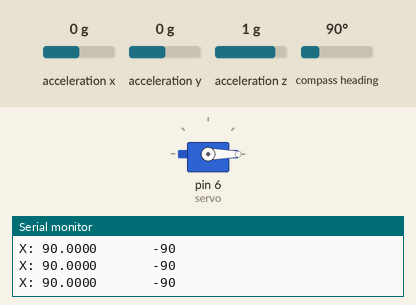
Simulated run of this sketch. Board: Arduino Uno, built with avr-gcc and run on an emulated ATmega328P. Parts: servo, the last lines printed to the serial monitor. Inputs (shaded band) come from the test bench; at power-on: compass heading 90°, acceleration x 0 g, acceleration y 0 g, acceleration z 1 g.

Above: at 2.2 s.
2.3 s: compass heading set to 7°
At 3.4 s:
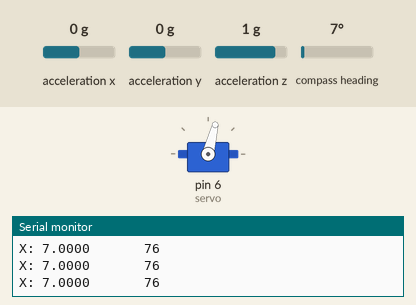
3.8 s: compass heading set to 269°
At 4.6 s:
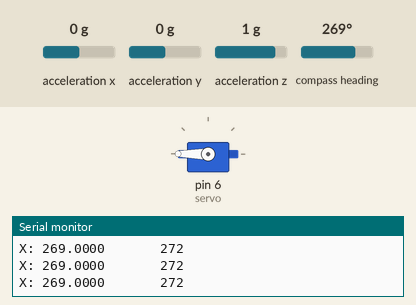
5.3 s: compass heading set to 352°
At 6.1 s:
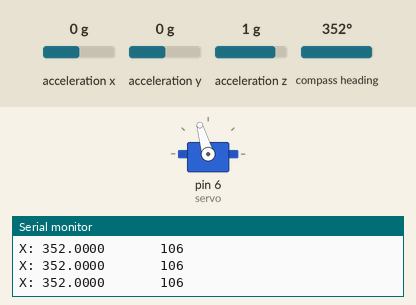
6.8 s: compass heading set to 90°
At 7.5 s:
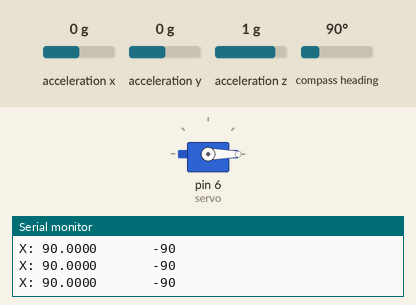
8.4 s: compass heading set to 177°
9.9 s: compass heading set to 184°
At 10.4 s:
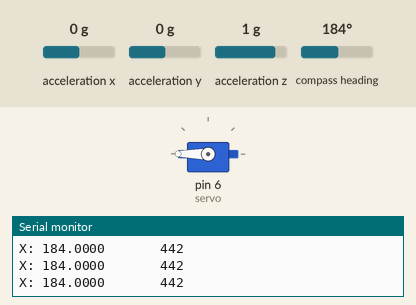
Timing chart, 0 to 12.4 s (numbered marks = the images above; inputs shaded):
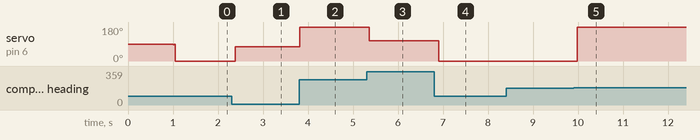

The sketch:

BNO_055.ino
```cpp
#include <Wire.h>
#include <Adafruit_Sensor.h>
#include <Adafruit_BNO055.h>
#include <utility/imumaths.h>
#include <Servo.h>

Servo servo;
/* This driver uses the Adafruit unified sensor library (Adafruit_Sensor),
   which provides a common 'type' for sensor data and some helper functions.

   To use this driver you will also need to download the Adafruit_Sensor
   library and include it in your libraries folder.

   You should also assign a unique ID to this sensor for use with
   the Adafruit Sensor API so that you can identify this particular
   sensor in any data logs, etc.  To assign a unique ID, simply
   provide an appropriate value in the constructor below (12345
   is used by default in this example).

   Connections
   ===========
   Connect SCL to analog 5
   Connect SDA to analog 4
   Connect VDD to 3-5V DC
   Connect GROUND to common ground

   History
   =======
   2015/MAR/03  - First release (KTOWN)
   2015/AUG/27  - Added calibration and system status helpers
*/

/* Set the delay between fresh samples */
#define delay_frec_muestreo (100)

Adafruit_BNO055 bno = Adafruit_BNO055(55);

int pos_servo(int angle)
{
  int pos=90;
  if (angle > 180 && angle < 360)
  {
    pos -= (angle - 360) * 2; /////DERECHA
    servo.write(pos);
  }
  else
  {
    pos -= (angle) * 2; ////IZQUIERDA
    servo.write(pos);
  }
  Serial.println(pos);
}
/**************************************************************************/
/*
    Displays some basic information on this sensor from the unified
    sensor API sensor_t type (see Adafruit_Sensor for more information)
*/
/**************************************************************************/
void displaySensorDetails(void)
{
  sensor_t sensor;
  bno.getSensor(&sensor);
  Serial.println("------------------------------------");
  Serial.print  ("Sensor:       "); Serial.println(sensor.name);
  Serial.print  ("Driver Ver:   "); Serial.println(sensor.version);
  Serial.print  ("Unique ID:    "); Serial.println(sensor.sensor_id);
  Serial.print  ("Max Value:    "); Serial.print(sensor.max_value); Serial.println(" xxx");
  Serial.print  ("Min Value:    "); Serial.print(sensor.min_value); Serial.println(" xxx");
  Serial.print  ("Resolution:   "); Serial.print(sensor.resolution); Serial.println(" xxx");
  Serial.println("------------------------------------");
  Serial.println("");
  delay(500);
}

/**************************************************************************/
/*
    Display some basic info about the sensor status
*/
/**************************************************************************/
void displaySensorStatus(void)
{
  /* Get the system status values (mostly for debugging purposes) */
  uint8_t system_status, self_test_results, system_error;
  system_status = self_test_results = system_error = 0;
  bno.getSystemStatus(&system_status, &self_test_results, &system_error);

  /* Display the results in the Serial Monitor */
  Serial.println("");
  Serial.print("System Status: 0x");
  Serial.println(system_status, HEX);
  Serial.print("Self Test:     0x");
  Serial.println(self_test_results, HEX);
  Serial.print("System Error:  0x");
  Serial.println(system_error, HEX);
  Serial.println("");
  delay(500);
}

/**************************************************************************/
/*
    Display sensor calibration status
*/
/**************************************************************************/
void displayCalStatus(void)
{
  /* Get the four calibration values (0..3) */
  /* Any sensor data reporting 0 should be ignored, */
  /* 3 means 'fully calibrated" */
  uint8_t system, gyro, accel, mag;
  system = gyro = accel = mag = 0;
  bno.getCalibration(&system, &gyro, &accel, &mag);

  /* The data should be ignored until the system calibration is > 0 */
  Serial.print("\t");
  if (!system)
  {
    Serial.print("! ");
  }

  /* Display the individual values */
  Serial.print("Sys:");
  Serial.print(system, DEC);
  Serial.print(" G:");
  Serial.print(gyro, DEC);
  Serial.print(" A:");
  Serial.print(accel, DEC);
  Serial.print(" M:");
  Serial.print(mag, DEC);
}

/**************************************************************************/
/*
    Arduino setup function (automatically called at startup)
*/
/**************************************************************************/
void setup(void)
{
  servo.attach(6);
  servo.write(90);
  Serial.begin(9600);
  Serial.println("Orientation Sensor Test"); Serial.println("");

  /* Initialise the sensor */
  if (!bno.begin())
  {
    /* There was a problem detecting the BNO055 ... check your connections */
    Serial.print("Ooops, no BNO055 detected ... Check your wiring or I2C ADDR!");
    while (1);
  }

  delay(1000);

  /* Display some basic information on this sensor */

  //displaySensorDetails();

  /* Optional: Display current status */

  //displaySensorStatus();
  servo.write(85);
  delay(15);
  servo.write(95);
  delay(15);
  servo.write(90);
  delay(15);
  bno.setExtCrystalUse(true);
}

/**************************************************************************/
/*
    Arduino loop function, called once 'setup' is complete (your own code
    should go here)
*/
/**************************************************************************/
void loop(void)
{
  /* Get a new sensor event */
  int pos = 90;
  sensors_event_t event;
  bno.getEvent(&event);

  /* Display the floating point data */


  Serial.print("X: ");
  Serial.print(event.orientation.x, 4);
  Serial.print("       ");
  /*
    Serial.print("\tY: ");
    Serial.print(event.orientation.y, 4);
    Serial.print("\tZ: ");
    Serial.print(event.orientation.z, 4);
  */


  pos_servo(event.orientation.x);
  delay(100);
  /* Optional: Display calibration status */

  //displayCalStatus();

  /* Optional: Display sensor status (debug only) */

  //displaySensorStatus();

  /* New line for the next sample */
  Serial.println("");

  /* Wait the specified delay before requesting nex data */
  //delay(delay_frec_muestreo);
}
```

Measured:
- the behaviour switches between 180 and 181° on compass heading (found by bisection; images 4 and 5)
- after the input at 2.3 s, servo on pin 6 (servo): 0° → 76° after 0.08 s
- after the input at 3.8 s, servo on pin 6 (servo): 76° → 180° at once
- after the input at 5.3 s, servo on pin 6 (servo): 180° → 106° after 0.06 s
- after the input at 6.8 s, servo on pin 6 (servo): 106° → 0° after 0.10 s
- after the input at 9.9 s, servo on pin 6 (servo): 0° → 180° after 0.08 s
